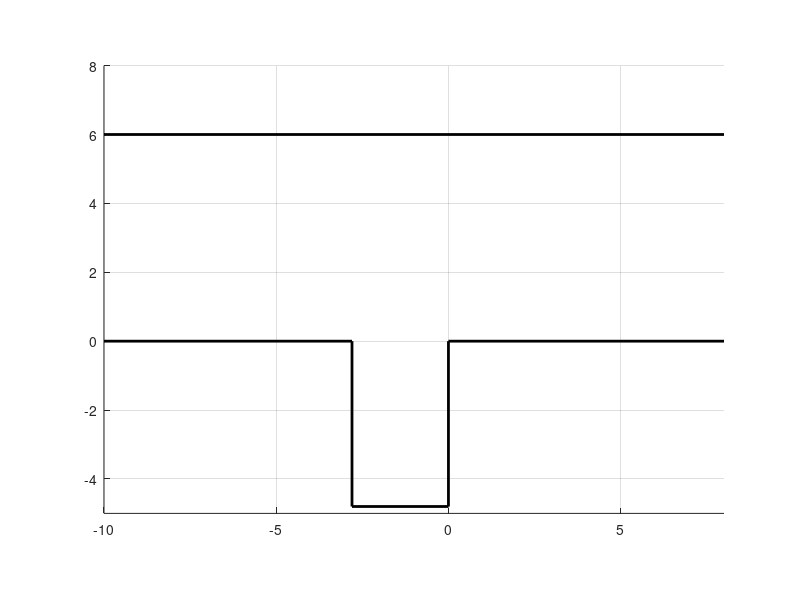

The MATLAB script that drew this image: (Note: this script raises an error after producing the figure.)
clear; close all; clc

veh.LF = 3.55;
veh.LB = 0.9;
veh.W = 1.98;
veh.RMin = 5;
veh.Color = 'c';
margin = 0.3;

MAX_TIMES = 1000;

bound_x = 6;
bound_y = 6;
bounds = [bound_x, bound_y];
xmax = 8;
xmin = -10;
ymax = 8;
ymin = -5;

lot.W = 2.8;
lot.L = 4.8;
axis equal;
hold on;grid on;
xlim([xmin xmax])
ylim([ymin ymax])
plot([xmin, xmax], [bound_y, bound_y], 'k', 'LineWidth', 2)
plot([xmin, -lot.W, -lot.W, 0, 0, xmax], [0, 0, -lot.L, -lot.L, 0, 0], 'k', 'LineWidth', 2)

start = WayPoint(-2.0, 1.7, -0.1);
plot(start.X, start.Y, 'ro')
goal = WayPoint(-0.5 * lot.W, -veh.LF, 0.5 * pi);
plot(goal.X, goal.Y, 'ro')

%% ==== once gear shift ===========
theta_fac = atan(0.5 * veh.W / veh.LF);
theta_rac = atan(0.5 * veh.W / veh.LB);

theta_max_flc = 0.5 * pi  - theta_fac;
if theta_max_flc > start.Theta
    r_min_flc = (bound_y - start.Y - margin - veh.LF / cos(theta_fac)) / (2.0 * sin(0.5 * (theta_max_flc - ...
        start.Theta)) * sin(0.5 * (theta_max_flc + start.Theta)));
else
    r_min_flc = veh.RMin;
end
% fprintf("r_min_flc: %.3f\n", r_min_flc)

theta_max_rlc = 0.5 * pi - theta_rac;
if theta_max_rlc > start.Theta
    r_max_rlc = (start.X + lot.W + margin + veh.LB / cos(theta_rac)) / (2.0 * sin(0.5 * (theta_max_rlc - ...
        start.Theta)) * cos(0.5 * (theta_max_flc + start.Theta)));
else
    r_max_rlc = 10000;
end
% fprintf("r_max_flc: %.3f\n", r_max_rlc)

obst_right = Point(0, 0);
obst_left = Point(-lot.W, 0);
obsts = [obst_right, obst_left];
r0 = 0;
r_min_dist = 100;
times = 1;
while abs(r_min_dist - r0) > 0.001 && times < MAX_TIMES
    r0 = r_min_dist;
    f = (start.X + r0 * sin(start.Theta) - obst_right.X) ^ 2 + (start.Y - r0 * cos(start.Theta) - obst_right.Y) ^ 2 - (r0 - 0.5 * veh.W - margin) ^ 2;
    df = 2.0 * sin(start.Theta) * (start.X + r0 * sin(start.Theta) - obst_right.Y) - 2.0 * cos(start.Theta) * (start.Y - r0 * cos(start.Theta) - obst_right.Y) - 2.0 * (r0 - 0.5 * veh.W - margin);
    r_min_dist = r0 - f / df;
    times = times + 1;
end
% fprintf("r_min_dist: %.3f\n", r_min_dist)

r_goal = (start.X - goal.X) / (1.0 - sin(start.Theta));
% fprintf("r_goal: %.3f\n", r_goal)
end_y = start.Y - r_goal * cos(start.Theta);

if r_goal > max(max(r_min_dist, r_min_flc), veh.RMin) && r_goal < r_max_rlc && end_y >= goal.Y && times < MAX_TIMES && r_min_dist > 0
    kappa = -1.0 / r_goal;
    length = (goal.Theta - start.Theta) / kappa;
    [x, y, theta] = WayPointsOnClothoid(start.X, start.Y, start.Theta, kappa, 0, length, uint16(abs(length) / 0.1), false);
    VehicleAnimation(x, y, theta, veh);
    plot(goal.X, end_y, 'ro')
    [x, y, theta] = WayPointsOnClothoid(goal.X, end_y, goal.Theta, 0, 0, goal.Y - end_y, uint16((end_y - goal.Y) / 0.1), false);
    VehicleAnimation(x, y, theta, veh);
    % fprintf("arc-line with arc-length (%.3f) kappa (%.3f) line-length (%.3f)\n", length, kappa, goal.Y - end_y)
    return;
else
    fprintf("once gear shift connection faild\n")
end

%% ======== twice gear shift ===========
[status, length1, kappa1, length2, kappa2, length3] = CircleCircleLine(start, goal, veh);
if status
    middle_pose = CalcStopPointByLength(start, kappa1, length1);
    end_pose = CalcStopPointByLength(middle_pose, kappa2, length2);
    center2 = Point(end_pose.X + veh.RMin, end_pose.Y);
    
    min_side_dist_pose = CalcStopPointByLength(end_pose, kappa2, veh.RMin * atan(abs((center2.Y - obst_right.Y) / (center2.X - obst_right.X))));
    min_side_dist = CalcDistance(center2, min_side_dist_pose) - CalcDistance(center2, obst_right) - 0.5 * veh.W;
    middle_flc_y = middle_pose.Y + veh.LF * sin(middle_pose.Theta + theta_fac) / cos(theta_fac);

    if bound_y - middle_flc_y > margin && min_side_dist > margin
        [x, y, theta] = WayPointsOnClothoid(start.X, start.Y, start.Theta, kappa1, 0, length1, round(abs(length1) / 0.1), false);
        VehicleAnimation(x, y, theta, veh);
        plot(middle_pose.X, middle_pose.Y, 'ro')
        [x, y, theta] = WayPointsOnClothoid(middle_pose.X, middle_pose.Y, middle_pose.Theta, kappa2, 0, length2, round(abs(length2) / 0.1), false);
        VehicleAnimation(x, y, theta, veh);
        plot(end_pose.X, end_pose.Y, 'ro')
        [x, y, theta] = WayPointsOnClothoid(end_pose.X, end_pose.Y, end_pose.Theta, 0, 0, length3, round(abs(length3) / 0.1), false);
        VehicleAnimation(x, y, theta, veh);
        return;
    else
        fprintf("twice gear shift collision faild\n")
    end
else
    fprintf("twice gear shift connection faild\n")
end

%% ======== more times gear shift (PSO) ============
D = 3;
K = 100;
N = 10;
LIMIT_X = [goal.X - min(0.5 * lot.W, 1.5), 0, 0.3; goal.X + min(0.5 * lot.W, 1.5), 3.0, 0.8];
LIMIT_V = [-0.05, -0.05, -0.01; 0.05, 0.05, 0.01];
c0 = 1.5;
min_w = 1.2; max_w = 1.6;
plot([LIMIT_X(1, 1), LIMIT_X(2, 1), LIMIT_X(2, 1), LIMIT_X(1, 1), LIMIT_X(1, 1)], ...
    [LIMIT_X(1, 2), LIMIT_X(1, 2), LIMIT_X(2, 2), LIMIT_X(2, 2), LIMIT_X(1, 2)], 'r--')

x = zeros(N, D);
v = zeros(N, D);
p_best = zeros(N, D); % 个体粒子最优位置
% g_best = zeros(1, D); % 群体例子最优位置
g_best = [goal.X - 0.5 * (goal.X - obst_left.X), 1.0, 0.5]; % TODO: calculate by vehicle parameters
for n = 1 : N
    for d = 1 : D
        x(n, d) = LIMIT_X(1, d) + rand * (LIMIT_X(2, d) - LIMIT_X(1, d));
        v(n, d) = LIMIT_V(1, d) + rand * (LIMIT_V(2, d) - LIMIT_V(1, d));
    end
    p_best(n, :) = x(n, :);
end

gbest_fitness = KeyPoseFitness(start, goal, WayPoint(g_best(1), g_best(2), g_best(3)), obsts, bounds, veh, margin);
for k = 1 : K
    c1 = 1.5 + sin(0.5 * pi * (1.0 - 2.0 * k / K));
    c2 = 1.5 + sin(0.5 * pi * (2.0 * k / K - 1.0));
    w = max_w - (max_w - min_w) * k / K;
    last_gbest_fitness = gbest_fitness;
    for n = 1 : N
        % 更新速度(核心公式)
        temp_v = w * v(n, :) + c1 * rand * (p_best(n, :) - x(n, :)) + c2 * rand * (g_best - x(n, :));
        % 速度限制
        v(n, :) = max(min(temp_v, LIMIT_V(2, :)), LIMIT_V(1, :));
        % 更新位置
        temp_x = x(n, :) + v(n, :);
        % 位置限制
        x(n, :) = max(min(temp_x, LIMIT_X(2, :)), LIMIT_X(1, :));
        % 更新p_best和g_best
        if KeyPoseFitness(start, goal, WayPoint(x(n, 1), x(n, 2), x(n, 3)), obsts, bounds, veh, margin) > ...
                KeyPoseFitness(start, goal, WayPoint(p_best(n, 1), p_best(n, 2), p_best(n, 3)), obsts, bounds, veh, margin)
            p_best(n, :) = x(n, :);
        end
        pbest_fitness = KeyPoseFitness(start, goal, WayPoint(p_best(n, 1), p_best(n, 2), p_best(n, 3)), obsts, bounds, veh, margin);
        if pbest_fitness > gbest_fitness              
            g_best(1, :) = p_best(n, :);
            gbest_fitness = pbest_fitness;
        end
    end
    if abs(gbest_fitness - last_gbest_fitness) < 0.01 && gbest_fitness > 0
       break; 
    end
end
key_pose = WayPoint(g_best(1), g_best(2), g_best(3))
% key_pose = WayPoint(-2.3, 0.7, 0.5); % TODO: calculate by vehicle parameters
[status, length1, kappa1, length2, kappa2, length3, kappa3, length4, kappa4, length5] = ...
                        LineOrCircleCircleCircleCircleLine(start, goal, key_pose, veh);
if status
    [x, y, theta] = WayPointsOnClothoid(start.X, start.Y, start.Theta, kappa1, 0, length1, uint16(abs(length1) / 0.1), false);
    VehicleAnimation(x, y, theta, veh);
    middle_pose1 = CalcStopPointByLength(start, kappa1, length1);
    plot(middle_pose1.X, middle_pose1.Y, 'ro')
    [x, y, theta] = WayPointsOnClothoid(middle_pose1.X, middle_pose1.Y, middle_pose1.Theta, kappa2, 0, length2, uint16(abs(length2) / 0.1), false);
    VehicleAnimation(x, y, theta, veh);
    plot(key_pose.X, key_pose.Y, 'ro')

    [x, y, theta] = WayPointsOnClothoid(key_pose.X, key_pose.Y, key_pose.Theta, kappa3, 0, length3, round(abs(length3) / 0.1), false);
    VehicleAnimation(x, y, theta, veh);
    middle_pose2 = CalcStopPointByLength(key_pose, kappa3, length3);
    plot(middle_pose2.X, middle_pose2.Y, 'ro')
    [x, y, theta] = WayPointsOnClothoid(middle_pose2.X, middle_pose2.Y, middle_pose2.Theta, kappa4, 0, length4, round(abs(length4) / 0.1), false);
    VehicleAnimation(x, y, theta, veh);
    end_pose = CalcStopPointByLength(middle_pose2, kappa4, length4);
    plot(end_pose.X, end_pose.Y, 'ro')
    [x, y, theta] = WayPointsOnClothoid(end_pose.X, end_pose.Y, end_pose.Theta, 0, 0, length5, round(abs(length5) / 0.1), false);
    [vehx, vehy] = VehicleAnimation(x, y, theta, veh);
    plot(vehx, vehy, 'k', 'LineWidth', 1.5)
else
    fprintf("line-circle connection faild\n")
end

function cost = KeyPoseFitness(start_pose, goal_pose, key_pose, obsts, bounds, veh, margin)
    obst_right = obsts(1); obst_left = obsts(2);
    bound_x = bounds(1); bound_y = bounds(2);
    vrl_start = AxisLocalToGlobal(key_pose, WayPoint(-veh.LB, 0.5 * veh.W, key_pose.Theta));
    vrr_start = AxisLocalToGlobal(key_pose, WayPoint(-veh.LB, -0.5 * veh.W, key_pose.Theta));
    if vrl_start.X > obst_left.X && vrl_start.Y < obst_left.Y
        if vrl_start.X - obst_left.X > margin
            cost = 0;
        else
            cost = -1;
            return;
        end
    elseif vrr_start.X < obst_left.X && vrr_start.Y > obst_left.Y
        if vrr_start.Y - obst_left.Y > margin
            cost = 0;
        else
            cost = -1;
            return;
        end
    else
        a = [obst_left.X - vrl_start.X, obst_left.Y - vrl_start.Y];
        b = [vrr_start.X - vrl_start.X, vrr_start.Y - vrl_start.Y];
        if (a(1) * b(2) - a(2) * b(1)) / veh.W > margin
            cost = 0;
        else
            cost = -1;
        end
    end
    [status, length1, kappa1, length2, kappa2, length3, kappa3, length4, kappa4, length5] = ...
                        LineOrCircleCircleCircleCircleLine(start_pose, goal_pose, key_pose, veh);
    if ~status
        cost = -1;
        return;
    end
    middle_pose1 = CalcStopPointByLength(start_pose, kappa1, length1);
    middle_pose2 = CalcStopPointByLength(key_pose, kappa3, length3);
    end_pose = CalcStopPointByLength(middle_pose2, kappa4, length4);
    center3 = Point(end_pose.X + veh.RMin, end_pose.Y);
    
    vfl_mp1 = AxisLocalToGlobal(middle_pose1, WayPoint(veh.LF, 0.5 * veh.W, 0));
    vfr_mp1 = AxisLocalToGlobal(middle_pose1, WayPoint(veh.LF, -0.5 * veh.W, 0));
    if bound_x - vfl_mp1.X < margin || bound_y - vfl_mp1.Y < margin || ...
            bound_x - vfr_mp1.X < margin || vfr_mp1.Y - obst_right.Y < margin
        cost = -1;
        return;
    end

    vfl_mp2 = AxisLocalToGlobal(middle_pose2, WayPoint(veh.LF, 0.5 * veh.W, 0));
    vfr_mp2 = AxisLocalToGlobal(middle_pose2, WayPoint(veh.LF, -0.5 * veh.W, 0));
    if bound_x - vfl_mp2.X < margin || bound_y - vfl_mp2.Y < margin || bound_x - vfr_mp2.X < margin
        cost = -1;
        return;
    end
    
    min_side_dist_pose = CalcStopPointByLength(end_pose, kappa4, veh.RMin * atan(abs((center3.Y - obst_right.Y) / (center3.X - obst_right.X))));
    min_side_dist = CalcDistance(center3, min_side_dist_pose) - CalcDistance(center3, obst_right) - 0.5 * veh.W;
    if min_side_dist < margin || abs(kappa2) > 1.0 / veh.RMin 
        cost = -1;
        return;
    end
    cost = cost + 10.0 / (abs(length1) + abs(length2) + abs(length3) + abs(length4) + abs(length5));
end

function [status, length1, kappa1, length2, kappa2, length3, kappa3, length4, kappa4, length5] = ...
    LineOrCircleCircleCircleCircleLine(start_pose, goal_pose, key_pose, veh)
    if start_pose.Theta < -0.01
        [status1, length1, kappa1, length2, kappa2] = CircleCircle(start_pose, key_pose, veh);
    else
        [status1, length1, length2, kappa2] = LineCircle(start_pose, key_pose, veh);
        kappa1 = 0;
    end
    if status1
        [status2, length3, kappa3, length4, kappa4, length5] = CircleCircleLine(key_pose, goal_pose, veh);
        if status2
            status = true;
        else
            status = false;
        end
    else
        status = false;
        kappa3 = 0;
        length3 = 0;
        kappa4 = 0;
        length4 = 0;
        length5 = 0;
    end
end

function [status, length1, kappa1, length2, kappa2, length3] = CircleCircleLine(start_pose, goal_pose, veh)
    L = [2; 2]; L0 = [0; 0];
    times = 1; MAX_TIMES = 1000;
    while norm(L - L0) > 0.001 && times < MAX_TIMES
        L0 = L;
        theta1 = L0(1) / veh.RMin; theta2 = L0(2) / veh.RMin;
        P = [theta1 + theta2 + start_pose.Theta - goal_pose.Theta;
            2.0 * veh.RMin * (sin(0.5 * theta1) * cos(start_pose.Theta + 0.5 * theta1) - ...
            sin(0.5 * theta2) * cos(start_pose.Theta + theta1 + 0.5 * theta2)) + start_pose.X - goal_pose.X];
        gradP = [1.0 / veh.RMin, 1.0 / veh.RMin;
            cos(start_pose.Theta + theta1) + 2.0 * sin(theta2) * sin(start_pose.Theta + theta1 + 0.5 * theta2), ...
            -cos(start_pose.Theta + theta1 + theta2)];
        L = L0 - gradP \ P;
        if isnan(rcond(gradP)) || rcond(gradP) < 1e-12
            times = MAX_TIMES;
            break;
        end
        times = times + 1;
    end
    
    if times < MAX_TIMES
        kappa1 = 1.0 / veh.RMin;
        length1 = L(1);
        kappa2 = -1.0 / veh.RMin;
        length2 = -L(2);
        end_pose_y = start_pose.Y + 2.0 / kappa1 * sin(0.5 * kappa1 * length1) * sin(start_pose.Theta + 0.5 * kappa1 * length1) + ...
            2.0 / kappa2 * sin(0.5 * kappa2 * length2) * sin(start_pose.Theta + kappa1 * length1 + 0.5 * kappa2 * length2);
        length3 = goal_pose.Y - end_pose_y;
        status = length1 > 0 && length2 < 0 && length3 < 0;
    else
        status = false;
        kappa1 = 0;
        length1 = 0;
        kappa2 = 0;
        length2 = 0;
        length3 = 0;
    end
end

function [status, length1, kappa1, length2, kappa2] = CircleCircle(start_pose, goal_pose, veh)
    X = [2; -2; veh.RMin]; X0 = [0; 0; 0];
    times = 1; MAX_TIMES = 1000;
    while norm(X - X0) > 0.001 && times < MAX_TIMES
        X0 = X;
        theta1 = X0(1) / X0(3); theta2 = X0(2) / X0(3);
        P = [theta1 - theta2 + start_pose.Theta - goal_pose.Theta;
            start_pose.X - goal_pose.X + 2.0 * X0(3) * sin(0.5 * theta1) * cos(start_pose.Theta + 0.5 * theta1) + 2.0 * X0(3) * sin(0.5 * theta2) * cos(start_pose.Theta + theta1 - 0.5 * theta2);
            start_pose.Y - goal_pose.Y + 2.0 * X0(3) * sin(0.5 * theta1) * sin(start_pose.Theta + 0.5 * theta1) + 2.0 * X0(3) * sin(0.5 * theta2) * sin(start_pose.Theta + theta1 - 0.5 * theta2)];
        gradP = [1.0 / X0(3), -1.0 / X0(3), (X0(2) - X0(1)) / X0(3) ^ 2;
            cos(start_pose.Theta + theta1) - 2.0 * sin(0.5 * theta2) * sin(start_pose.Theta + theta1 - 0.5 * theta2), cos(start_pose.Theta + theta1 - theta2), ...
            2.0 * sin(0.5 * theta1) * cos(start_pose.Theta + 0.5 * theta1) + 2.0 * sin(0.5 * theta2) * cos(start_pose.Theta + theta1 - 0.5 * theta2) - theta1 * cos(start_pose.Theta + theta1) - theta2 * cos(start_pose.Theta + theta1 - theta2) + 2.0 * theta1 * sin(0.5 * theta2) * sin(start_pose.Theta + theta1 - 0.5 * theta2);
            sin(start_pose.Theta + theta1) + 2.0 * sin(0.5 * theta2) * cos(start_pose.Theta + theta1 - 0.5 * theta2), sin(start_pose.Theta + theta1 - theta2), ...
            2.0 * sin(0.5 * theta1) * sin(start_pose.Theta + 0.5 * theta1) + 2.0 * sin(0.5 * theta2) * sin(start_pose.Theta + theta1 - 0.5 * theta2) - theta1 * sin(start_pose.Theta + theta1) - theta2 * sin(start_pose.Theta + theta1 - theta2) - 2.0 * theta1 * sin(0.5 * theta2) * cos(start_pose.Theta + theta1 - 0.5 * theta2)];
        X = X0 - gradP \ P;
        if isnan(rcond(gradP)) || rcond(gradP) < 1e-12
            times = MAX_TIMES;
            break;
        end
        times = times + 1;
    end

    if times < MAX_TIMES
        length1 = X(1);
        kappa1 = 1.0 / X(3);
        length2 = X(2);
        kappa2 = -1.0 / X(3);

        status = length1 > 0 && length2 < 0 && kappa1 > 0;
    else
        status = false;
        kappa1 = 0;
        length1 = 0;
        kappa2 = 0;
        length2 = 0;
    end
end

function [status, length1, length2, kappa2] = LineCircle(start_pose, goal_pose, veh)
    X = [2; 2; veh.RMin]; X0 = [0; 0; 0];
    times = 1; MAX_TIMES = 1000;
    while norm(X - X0) > 0.001 && times < MAX_TIMES
        X0 = X;
        theta2 = X0(2) / X0(3);
        theta2_2 = 0.5 * theta2;
        P = [theta2 + start_pose.Theta - goal_pose.Theta;
            X0(1) * cos(start_pose.Theta) - 2.0 * X0(3) * sin(theta2_2) * cos(start_pose.Theta + theta2_2) + start_pose.X - goal_pose.X;
            X0(1) * sin(start_pose.Theta) - 2.0 * X0(3) * sin(theta2_2) * sin(start_pose.Theta + theta2_2) + start_pose.Y - goal_pose.Y];
        gradP = [0.0, 1.0 / X0(3), -X0(2) / X0(3) ^ 2;
            cos(start_pose.Theta), -cos(start_pose.Theta + theta2), -2.0 * sin(theta2_2) * cos(start_pose.Theta + theta2_2) + theta2 * cos(start_pose.Theta + theta2);
            sin(start_pose.Theta), -sin(start_pose.Theta + theta2), -2.0 * sin(theta2_2) * sin(start_pose.Theta + theta2_2) + theta2 * sin(start_pose.Theta + theta2)];
        if isnan(rcond(gradP)) || rcond(gradP) < 1e-12
            times = MAX_TIMES;
            break;
        end
        X = X0 - gradP \ P;
        times = times + 1;
    end
    if times < MAX_TIMES
        length1 = X(1);
        length2 = -X(2);
        kappa2 = -1.0 / X(3);
        status = length2 < 0 && kappa2 < 0;
    else
        status = false;
        length1 = 0;
        length2 = 0;
        kappa2 = 0;
    end
end